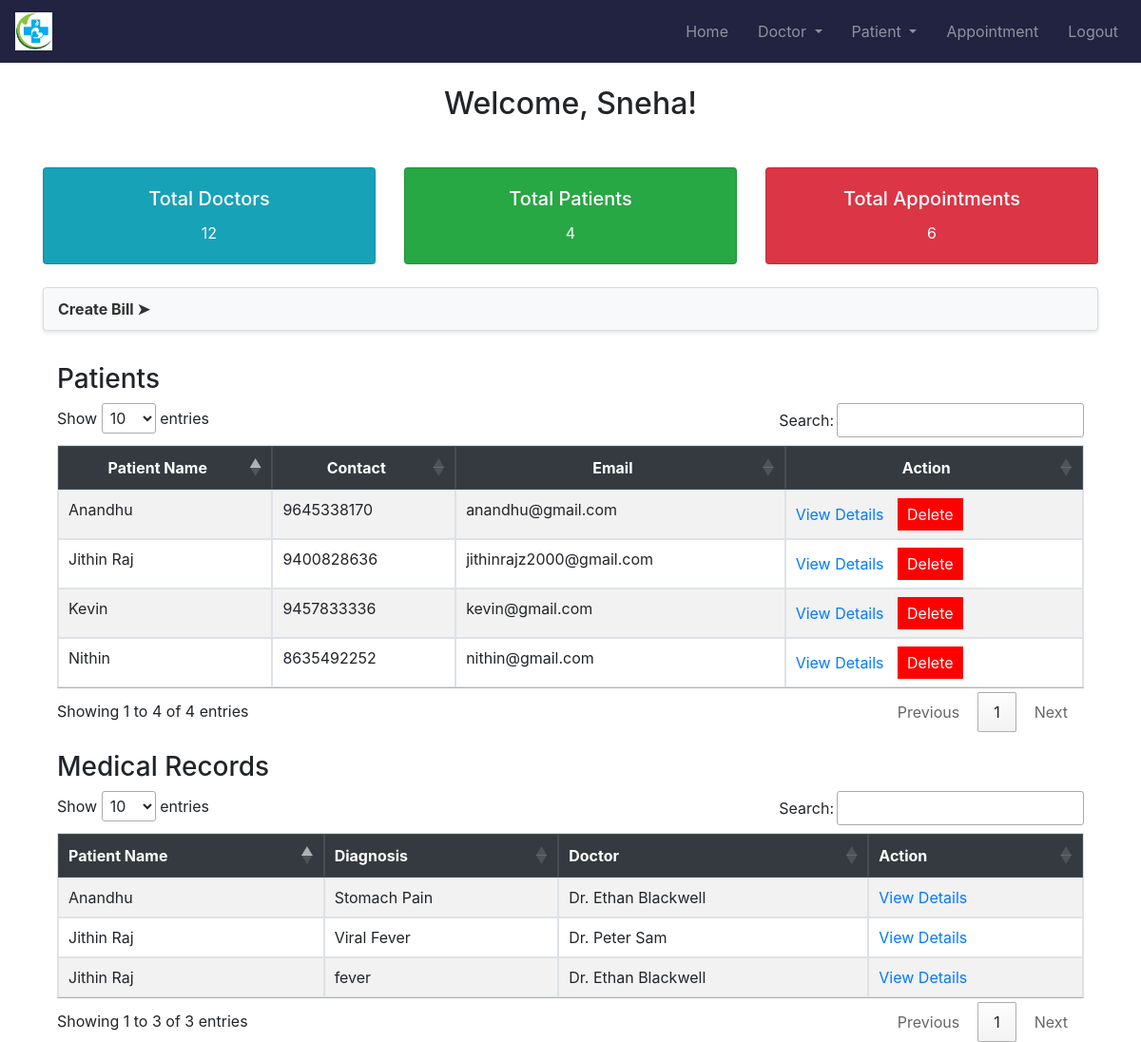
Screenshot of /receptionist/dashboard/ (signed in) with the database file from the repository.
### Hospital_mngmnt/models.py (models this page shows, shortened)
class Staff(models.Model):
    ROLE_CHOICES = [
        ('receptionist', 'Receptionist'),
        ('nurse', 'Nurse'),
    ]
    name = models.CharField(max_length=100)
    phone_number =models.CharField(max_length=10)
    email = models.EmailField(unique=True)
    password = models.CharField(max_length=255)
    role = models.CharField(max_length=50, choices=ROLE_CHOICES)

class Patient(models.Model):
    name = models.CharField(max_length=255)
    phone_number = models.CharField(max_length=10)
    email = models.EmailField(unique=True)
    password = models.CharField(max_length=255)

class MedicalRecord(models.Model):
    patient_name = models.CharField(max_length=50)
    diagnosis = models.TextField()
    treatment_plan = models.TextField()
    doctor = models.ForeignKey(Doctor, on_delete=models.CASCADE)

class Doctor(models.Model):
    name = models.CharField(max_length=25)
    specialization = models.CharField(max_length=30)
    image = models.ImageField(upload_to='media', default='', blank=True)
    availability = models.BooleanField(default=True)
    desc = models.CharField(max_length=250, default='')

### Hospital_mngmnt/views.py (the view)
# urls.py: path('receptionist/dashboard/', views.receptionist_dashboard, name='receptionist_dashboard'),
def receptionist_dashboard(request):
    if request.session.get('staff_role') != 'receptionist':
        return redirect('login')
    staff_id = request.session.get('staff_id')
    if not staff_id:
        return redirect('login')
    staff = Staff.objects.get(id=staff_id)
    patients = Patient.objects.all()
    appointments = Appointment.objects.all()
    medical_records = MedicalRecord.objects.all()
    total_doctors = Doctor.objects.count()
    total_patients = patients.count()
    total_appointments = appointments.count()
    context = {
        'staff_name': staff.name,
        'patients': patients,
        'medical_records':medical_records,
        'appointments': appointments,
        'total_doctors': total_doctors,
        'total_patients': total_patients,
        'total_appointments': total_appointments,
    }
    return render(request, 'receptionist_dashboard.html', context)

### templates/receptionist_dashboard.html (shortened to what this page needs)
{% load static %}
{% block content %}
<!DOCTYPE html>
<html>
<head>
    <link rel="stylesheet" href="https://stackpath.bootstrapcdn.com/bootstrap/4.5.2/css/bootstrap.min.css">
    <link rel="stylesheet" type="text/css" href="https://cdn.datatables.net/1.10.20/css/jquery.dataTables.css">
</head>
<body>
    <nav class="navbar navbar-expand-lg navbar-dark" style="background-color: #222241;">
        <a class="navbar-brand" href="#">
            <img src="{% static 'images/hsptllogonew.png' %}" alt="Hospital Management System Logo" style="height: 40px;">
        </a>
        <div class="collapse navbar-collapse" id="navbarNav">
            <ul class="navbar-nav ml-auto">
                <li class="nav-item">
                    <a class="nav-link" href="{% url 'home' %}">Home</a>
                </li>
                <li class="nav-item dropdown">
                    <a class="nav-link dropdown-toggle" href="#" id="doctorDropdown" role="button" data-toggle="dropdown" aria-haspopup="true" aria-expanded="false">
                        Doctor
                    </a>
                </li>
                <li class="nav-item dropdown">
                    <a class="nav-link dropdown-toggle" href="#" id="patientDropdown" role="button" data-toggle="dropdown" aria-haspopup="true" aria-expanded="false">
                        Patient
                    </a>
                </li>
                <li class="nav-item">
                    <a class="nav-link" href="{% url 'view_appointments' %}">Appointment</a>
                </li>
                <li class="nav-item">
                    <a class="nav-link" href="{% url 'logout' %}">Logout</a>
                </li>
            </ul>
        </div>
    </nav>
    <div class="container">
        <h2 class="mt-4">Welcome, {{ staff_name }}!</h2>
         <div class="card-deck mb-4">
            <a href="{% url 'view_doctors' %}" class="card bg-info text-white" style="text-decoration:none;">
                <div class="card-body">
                    <h5 class="card-title">Total Doctors</h5>
                    <p class="card-text">{{ total_doctors }}</p>
                </div>
            </a>
            <a href="{% url 'view_patients' %}" class="card bg-success text-white"  style="text-decoration:none;">
                <div class="card-body">
                    <h5 class="card-title">Total Patients</h5>
                    <p class="card-text">{{ total_patients }}</p>
                </div>
            </a>
            <a href="{% url 'view_appointments' %}" class="card bg-danger text-white" style="text-decoration:none;">
                <div class="card-body">
                    <h5 class="card-title">Total Appointments</h5>
                    <p class="card-text">{{ total_appointments }}</p>
                </div>
            </a>
            </div>
        <ul class="list-group mb-4">
            <li class="list-group-item"><a href="{% url 'generate_bill' %}">Create Bill &#10148;</a></li>
        </ul>
        <div class="container">
            <h3 class="mt-4">Patients</h3>
            <table id="patient_table" class="table table-striped table-bordered">
                <thead class="thead-dark">
                    <tr>
                        <th class="text-center">Patient Name</th>
                        <th class="text-center">Contact</th>
                        <th class="text-center">Email</th>
                        <th class="text-center">Action</th>
                    </tr>
                <tbody>
                    {% for patient in patients %}
                    <tr>
                        <td>{{ patient.name }}</td>
                        <td>{{ patient.phone_number}}</td>
                        <td>{{ patient.email}}</td>
                        <td>
                            <a class="details-link"  href="{% url 'patient_details' patient.id %}">View Details</a>
                            <form method="post" action="{% url 'delete_patient' patient.id %}" style="display:inline;">
                                <button type="submit" class="delete-btn">Delete</button>
                            </form>
                        </td>
                    </tr>
                    {% endfor %}
                </tbody>
            </table>
        </div>
     <div class="container">
        <h3>Medical Records</h3>
        <table id="medical_records_table" class="table table-striped table-bordered">
            <thead class="thead-dark">
                <tr>
                    <th>Patient Name</th>
                    <th>Diagnosis</th>
                    <th>Doctor</th>
                    <th>Action</th>
                </tr>
            </thead>
            <tbody>
                {% for record in medical_records %}
                <tr>
                    <td>{{ record.patient_name }}</td>
                    <td>{{ record.diagnosis }}</td>
                    <td>{{ record.doctor.name }}</td>
                    <td><a href="{% url 'medical_record_details' record.id %}">View Details</a></td>
                </tr>
                {% endfor %}
            </tbody>
        </table>
    </div>
</body>
</html>
{% endblock %}

### templates/receptionist_dashboard.html (style rules this page uses)
.navbar-nav .nav-item + .nav-item { margin-left: 15px; }
h2 { text-align:center; }
.delete-btn { background-color: red; color: white; border: none; padding: 5px 10px; cursor: pointer; }
.container { margin-top: 20px; }
.card-deck .card { margin-top:40px; min-width: 200px; }
.card-body { text-align: center; }
.text-center { text-align: center; }
.details-link { margin-right: 10px; }
.list-group { list-style: none; padding: 0; margin: 0; }
.list-group-item { background-color: #f8f9fa; padding: 10px 15px; border-radius: 5px; margin-bottom: 10px; box-shadow: 0 2px 4px rgba(0, 0, 0, 0.1); }
.list-group-item a { text-decoration: none; color: #333; font-weight: bold; font-size: 16px; }

### rows the page displays
Staff: name "Sneha"
Patient: name "Jithin Raj", phone_number "9400828636", email "jithinrajz2000@gmail.com"
Patient: name "Anandhu", phone_number "9645338170", email "anandhu@gmail.com"
Patient: name "Nithin", phone_number "8635492252", email "nithin@gmail.com"
Patient: name "Kevin", phone_number "9457833336", email "kevin@gmail.com"
MedicalRecord: patient_name "Jithin Raj", diagnosis "Viral Fever", doctor.name "Dr. Peter Sam"
MedicalRecord: patient_name "Jithin Raj", diagnosis "fever", doctor.name "Dr. Ethan Blackwell"
MedicalRecord: patient_name "Anandhu", diagnosis "Stomach Pain", doctor.name "Dr. Ethan Blackwell"

### other values shown
{{ total_doctors }} "12"
{{ total_patients }} "4"
{{ total_appointments }} "6"
